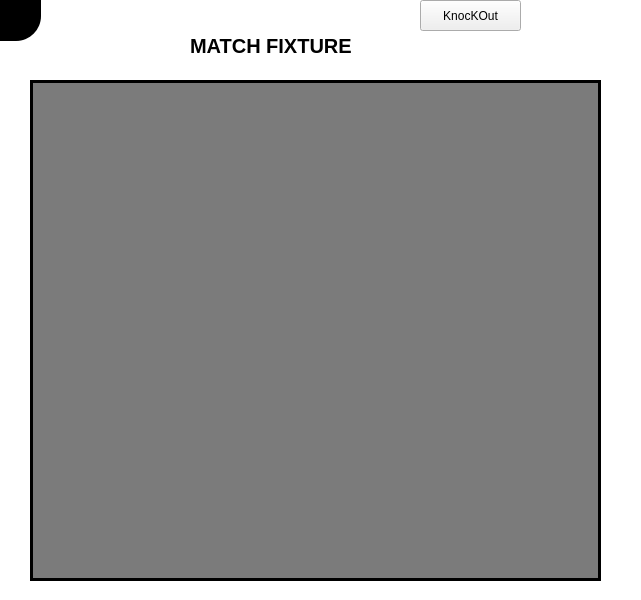
<?xml version="1.0" encoding="UTF-8"?>
<ui version="4.0">
 <class>Form</class>
 <widget class="QWidget" name="Form">
  <property name="geometry">
   <rect>
    <x>0</x>
    <y>0</y>
    <width>641</width>
    <height>600</height>
   </rect>
  </property>
  <property name="windowTitle">
   <string>Form</string>
  </property>
  <widget class="QLabel" name="label">
   <property name="geometry">
    <rect>
     <x>0</x>
     <y>0</y>
     <width>651</width>
     <height>601</height>
    </rect>
   </property>
   <property name="styleSheet">
    <string notr="true">background-color:white</string>
   </property>
   <property name="text">
    <string/>
   </property>
  </widget>
  <widget class="QLabel" name="label_3">
   <property name="geometry">
    <rect>
     <x>30</x>
     <y>80</y>
     <width>571</width>
     <height>501</height>
    </rect>
   </property>
   <property name="styleSheet">
    <string notr="true">border:3px solid black;
background-color:rgb(123, 123, 123);
</string>
   </property>
   <property name="text">
    <string/>
   </property>
  </widget>
  <widget class="QPushButton" name="pushButton">
   <property name="geometry">
    <rect>
     <x>420</x>
     <y>0</y>
     <width>101</width>
     <height>31</height>
    </rect>
   </property>
   <property name="text">
    <string>KnocKOut</string>
   </property>
  </widget>
  <widget class="QPushButton" name="pushButton_11">
   <property name="geometry">
    <rect>
     <x>0</x>
     <y>0</y>
     <width>41</width>
     <height>41</height>
    </rect>
   </property>
   <property name="mouseTracking">
    <bool>true</bool>
   </property>
   <property name="styleSheet">
    <string notr="true">
QPushButton {
background-color:rgba(0,0,0,500);
  color: #ffffff;
  border: 1px solid grayrgb(50, 50, 50);

  font-size: 12px;
  font-weight: bold;



  border-bottom-right-radius: 25px;
  transition: all 0.3s ease-in-out;
}

QPushButton:hover {
  background-color: #555555;
  box-shadow: 0 0 20px #ffffff;  /* increased shadow size */
  transform: scale(1.1);  /* increased hover effect */
}

</string>
   </property>
   <property name="text">
    <string/>
   </property>
   <property name="icon">
    <iconset>
     <normaloff>../images/back1.png</normaloff>../images/back1.png</iconset>
   </property>
   <property name="iconSize">
    <size>
     <width>20</width>
     <height>20</height>
    </size>
   </property>
  </widget>
  <widget class="QLabel" name="label_4">
   <property name="geometry">
    <rect>
     <x>190</x>
     <y>30</y>
     <width>191</width>
     <height>31</height>
    </rect>
   </property>
   <property name="styleSheet">
    <string notr="true">font-weight: bold;
font-size:20px;
color:black;</string>
   </property>
   <property name="text">
    <string>MATCH FIXTURE</string>
   </property>
  </widget>
 </widget>
 <resources/>
 <connections/>
</ui>
